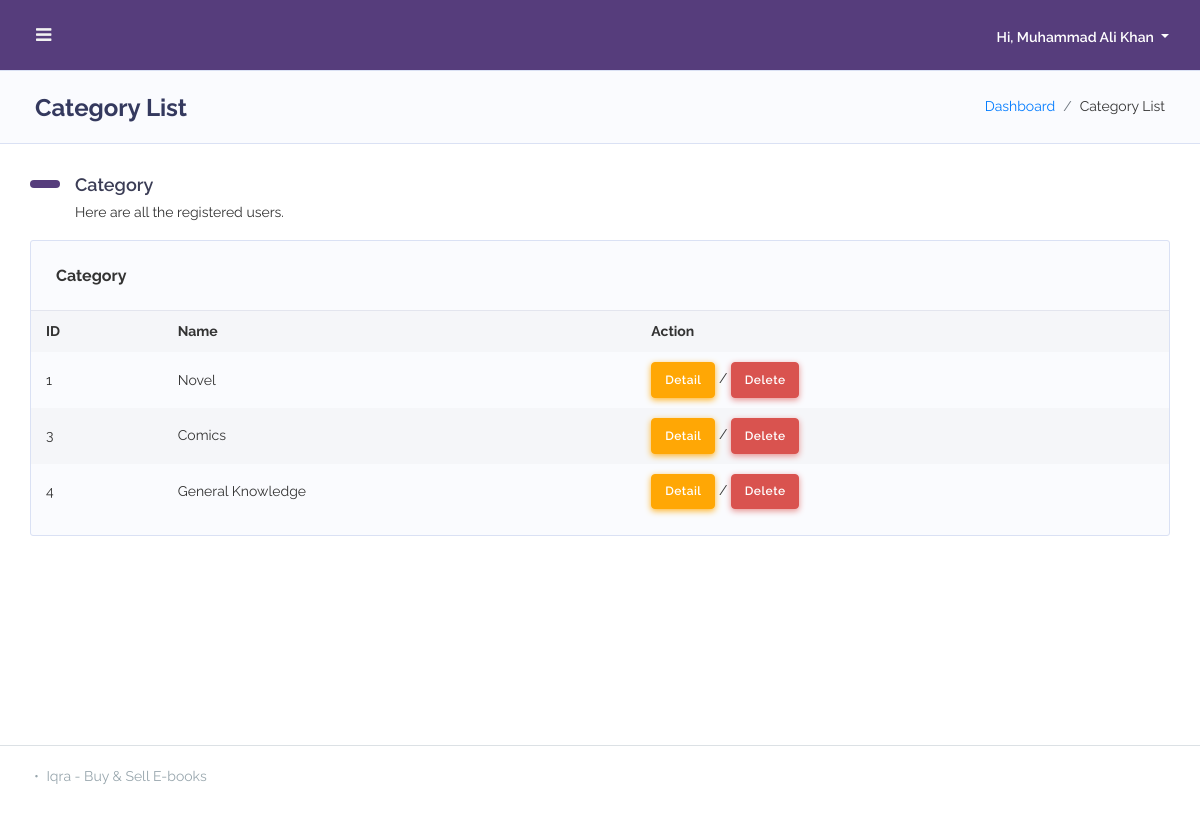
Page /list-category.php (signed in) on the earlier database version.
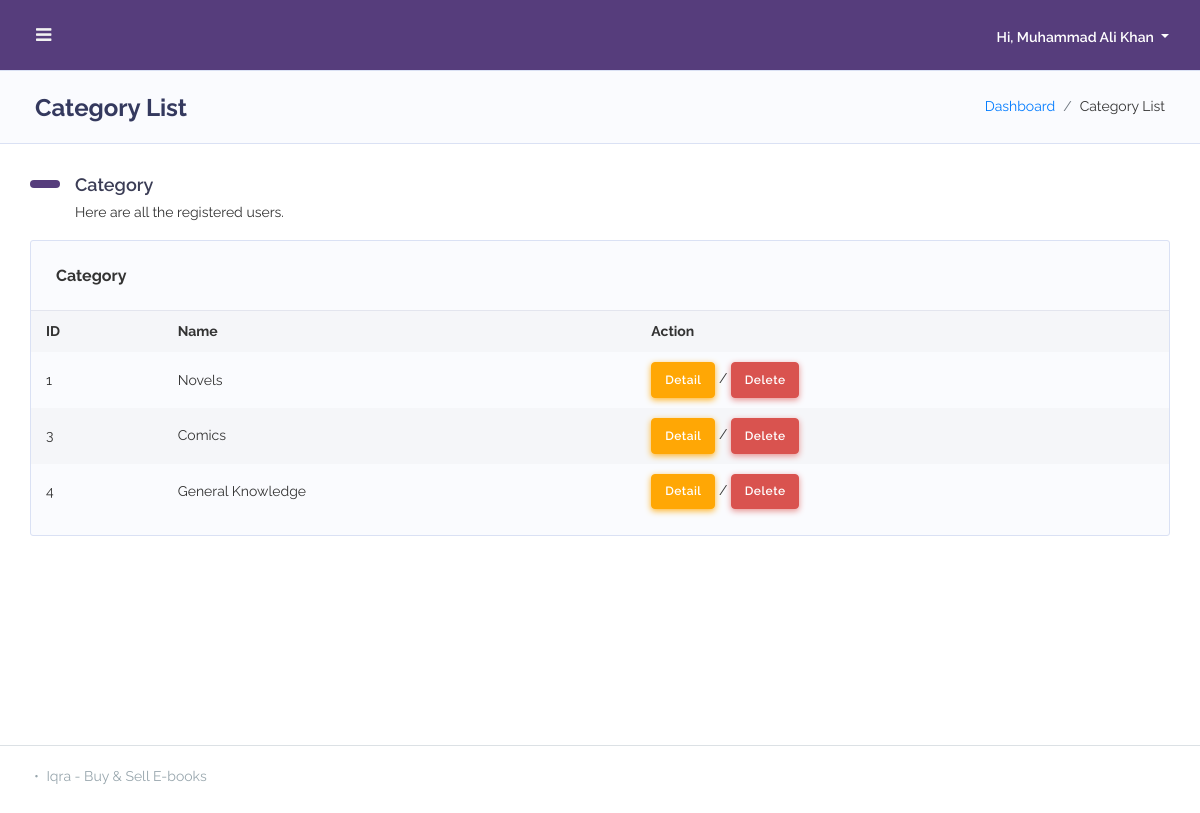
Same page on the later database version.
### tables this page shows
CREATE TABLE `category` (
  `id` int(11) NOT NULL,
  `name` varchar(255) NOT NULL
);

### inc/database.inc.php (called while the page is built, shortened)
<?php
    include("./inc/utility.inc.php");
    class database
    {
        private $host = "localhost";
        private $user = "root";
        private $pswd = "";
        private $db = "ebookdb";
        private $link = null;
        function __construct()
        {
            $this->link = mysqli_connect($this->host, $this->user, $this->pswd, $this->db);
        }
        function query($q){
            $res = mysqli_query($this->link, $q);
            if ($res) {
                $out = "Query Executed Sucessfully ✅ query: $q";
            } else {
                $out = "Query Error ❌: " . mysqli_errno($this->get_link()) . " on query: $q";
                echo Utility::console_error($out);
            }
            return $res;
        }
        public function get_entities($table_name){
            $q = "SELECT * FROM `$table_name`";
            $res = $this->query($q);
            return $res;
        }
    }
?>

### inc/utility.inc.php (called while the page is built, shortened)
<?php
class Utility
{
    static function log($msg)
    {
        $time = date('m/d/y h:iA', time());
        $page = basename($_SERVER['PHP_SELF']);
        $user = isset($_SESSION["user_id"]) ? $_SESSION["user_id"] : "guest";
        $contents = file_get_contents('log.txt');
        $contents .=  "User: $user\t$time\t$page\t$msg\r";
    }
}

### list-category.php (the view, shortened to what this page needs)
<?php
include './inc/database.inc.php';
?>
<!DOCTYPE html>
<html lang="en">
<head>
    <?php include "./admin-head.php"; ?>
</head>
<body class="layout-4">
    <div id="app">
        <div class="main-wrapper main-wrapper-1">
            <div class="navbar-bg"></div>
            <?php include "./admin-header.php"; ?>
            <div class="main-content">
                <section class="section">
                    <div class="section-header">
                        <h1>Category List</h1>
                        <div class="section-header-breadcrumb">
                            <div class="breadcrumb-item active"><a href="admin-index.php">Dashboard</a></div>
                            <div class="breadcrumb-item">Category List</div>
                        </div>
                    </div>
                    <div class="section-body">
                        <h2 class="section-title">Category</h2>
                        <p class="section-lead">Here are all the registered users.</p>
                        <div class="row">
                            <div class="col-12 col-md-12 col-lg-12">
                                <div class="card">
                                    <div class="card-header">
                                        <h4>Category</h4>
                                    </div>
                                    <div class="card-body p-0">
                                        <div class="table-responsive">
                                            <table class="table table-striped table-md v_center">
                                                <tr>
                                                    <th>ID</th>
                                                    <th>Name</th>
                                                    <th>Action</th>
                                                </tr>
                                                <?php
                                                $res = $db->get_entities('category');
                                                while ($row = mysqli_fetch_array($res)) {
                                                ?>
                                                    <tr>
                                                        <td><?= $row["id"] ?></td>
                                                        <td><?= $row["name"] ?></td>
                                                        <td><a href="details-Category.php?id=<?=$row["id"]?>" class="btn btn-secondary">Detail</a> / <a href="delete-confirm-category.php?id=<?=$row["id"]?>" class="btn btn-danger">Delete</a></td>
                                                    </tr>
                                                    <?php } if($res->num_rows == 0){
                                                    echo "<tr><td colspan='7'><div class='alert alert-danger'>No category found!</div></td></tr>";
                                                }?>
                                            </table>
                                        </div>
                                    </div>
                                </div>
                            </div>
                        </div>
                    </div>
                </section>
            </div>
            <footer class="main-footer">
                <div class="footer-left">
                    <div class="bullet"></div> Iqra - Buy & Sell E-books
                </div>
            </footer>
        </div>
    </div>
</body>
</html>

Differences in the rows shown:
changed category id 1: name "Novel" → "Novels"
